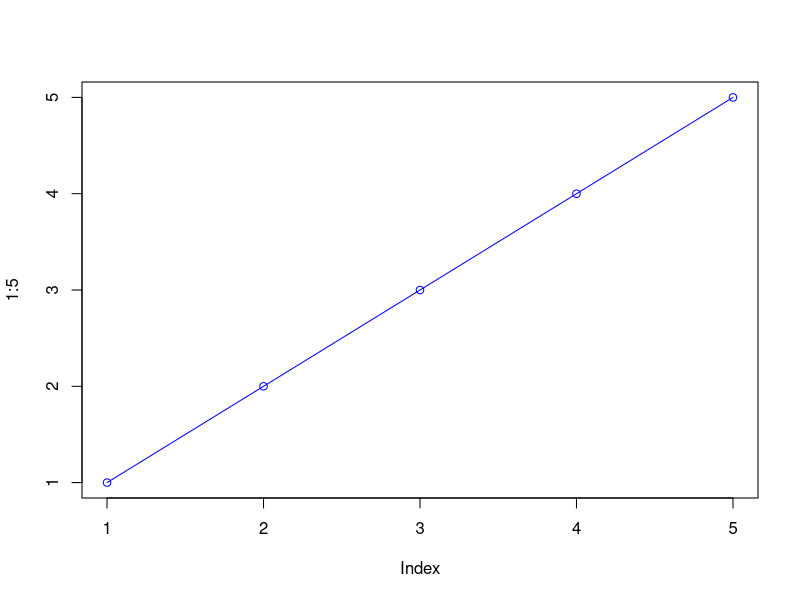

Recreate this plot in R.
## ---- chunk 1
knitr::opts_chunk$set(echo = TRUE)
## ---- chunk 2
plot(1:5, col="blue", type="o")
